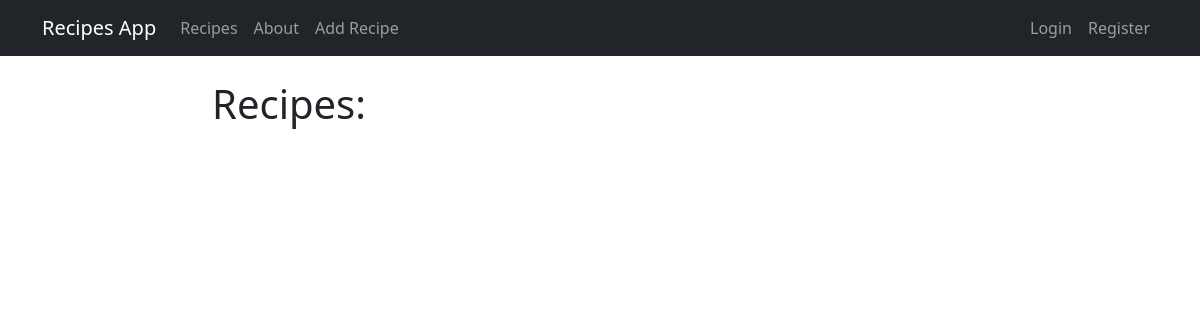
The app's page /, older data.
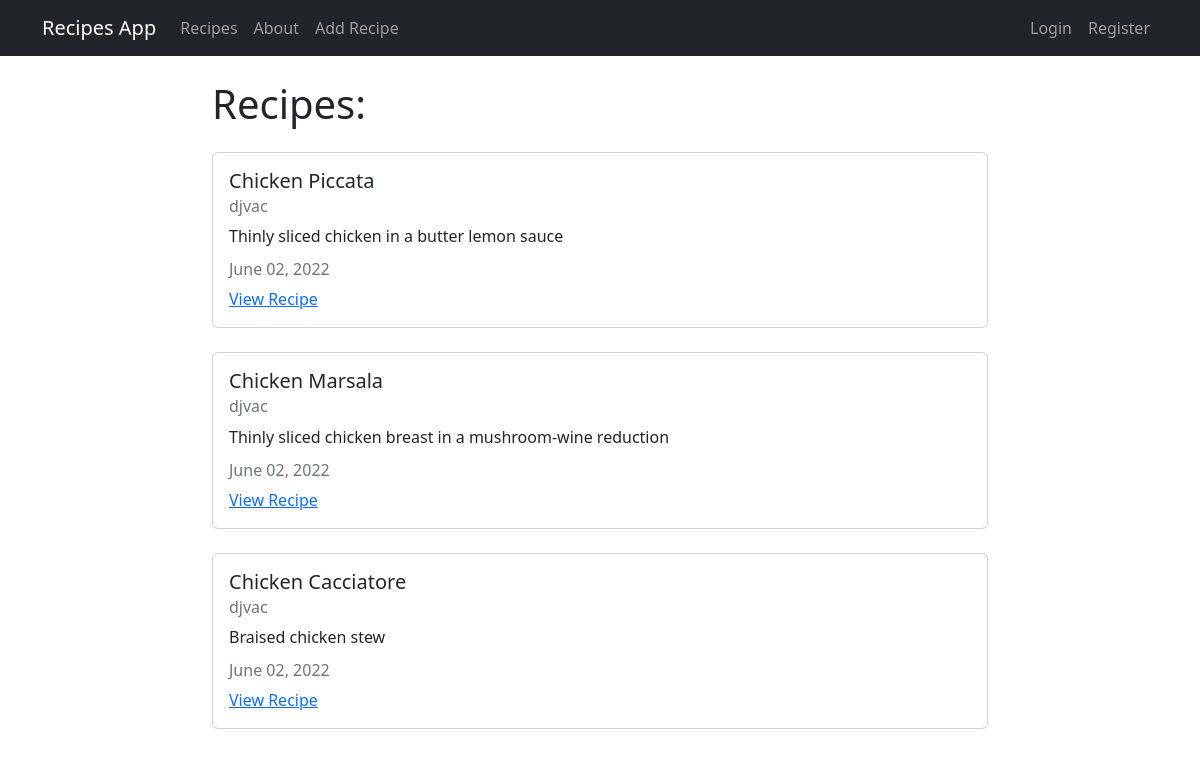
The same page, newer data.
### recipes/models.py (models this page shows, shortened)
class Recipe(models.Model):
  title = models.CharField(max_length=100)
  description = models.TextField()
  author = models.ForeignKey(User, on_delete=models.CASCADE)
  created_at = models.DateTimeField(auto_now_add=True)
  updated_at = models.DateTimeField(auto_now=True)

### recipes/views.py (the view)
# urls.py: path('', views.RecipeListView.as_view(), name="recipes-home"),
class RecipeListView(ListView):
  model = models.Recipe
  template_name = 'recipes/home.html'
  context_object_name = 'recipes'

### recipes/templates/recipes/home.html
{% extends "recipes/base.html" %}
{% block content %}
<h1>Recipes:</h1>
{% for recipe in recipes %}
<div class="card my-4">
  <div class="card-body">
    <h5 class="card-title">{{ recipe.title }}</h5>
    <h6 class="card-subtitle mb-2 text-muted">{{ recipe.author }}</h6>
    <p class="card-text">{{ recipe.description }}</p>
    <h6 class="card-subtitle mb-2 text-muted">
      {{ recipe.updated_at|date:"F d, Y" }}
    </h6>
    <a href="{% url 'recipes-detail' recipe.pk %}" class="card-link">View Recipe</a>
  </div>
</div>
{% endfor %}
{% endblock content %}

### recipes/templates/recipes/base.html (shortened to what this page needs)
<!DOCTYPE html>
<html lang="en">
  <head>
    <link
      href="https://cdn.jsdelivr.net/npm/bootstrap@5.2.0-beta1/dist/css/bootstrap.min.css"
      rel="stylesheet"
    />
  </head>
  <body>
    <nav class="navbar navbar-expand-lg navbar-dark bg-dark">
      <div class="container">
        <a class="navbar-brand" href="{% url 'recipes-home' %}">Recipes App</a>
        <div class="collapse navbar-collapse" id="navbarNav">
          <ul class="navbar-nav">
            <li class="nav-item">
              <a
                class="nav-link"
                aria-current="page"
                href="{% url 'recipes-home' %}"
                >Recipes</a
              >
            </li>
            <li class="nav-item">
              <a class="nav-link" href="{% url 'recipes-about' %}">About</a>
            </li>
            <li class="nav-item">
              <a class="nav-link" href="{% url 'recipes-create' %}">Add Recipe</a>
            </li>
          </ul>
        </div>
        <div class="navbar-nav">
          {% if user.is_authenticated %}
          <a class="nav-item nav-link" href="{% url 'user-profile' %}"
            >My Profile</a
          >
          <a class="nav-item nav-link" href="{% url 'user-logout' %}">Logout</a>
          {% else %}
          <a class="nav-item nav-link" href="{% url 'user-login' %}">Login</a>
          <a class="nav-item nav-link" href="{% url 'user-register' %}"
            >Register</a
          >
          {% endif %}
        </div>
      </div>
    </nav>
    <div class="container mt-4 col-8">
       {% block content %} {% endblock %}
    </div>
  </body>
</html>

Row changes from the older to the newer data that the page shows:
added Recipe: title "Chicken Piccata", author "djvac", description "Thinly sliced chicken in a butter lemon sauce", updated_at "June 02, 2022"
added Recipe: title "Chicken Marsala", author "djvac", description "Thinly sliced chicken breast in a mushroom-wine reduction", updated_at "June 02, 2022"
added Recipe: title "Chicken Cacciatore", author "djvac", description "Braised chicken stew", updated_at "June 02, 2022"
